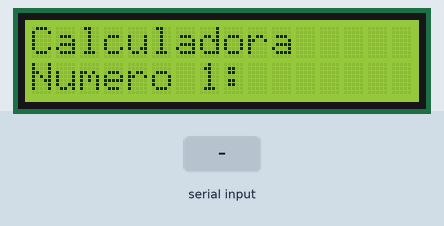
This sketch was run on a simulated Arduino Uno, built with avr-gcc and run on an emulated ATmega328P. Parts: 16×2 character LCD. The inputs (shaded band) are chosen by the test bench.

Above: at 1.2 s.
1.3 s: "1/90/45\n" received over Serial
At 2.1 s:
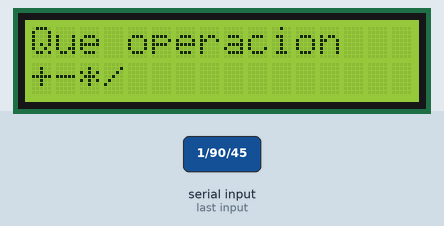
At 3.6 s:
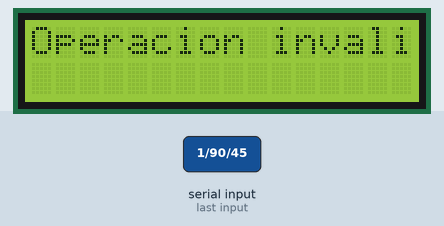
Timing chart, 0 to 5.1 s (numbered marks = the images above; inputs shaded):
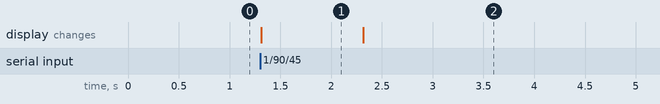

The sketch:

LCD_Calculator.ino
```cpp
#include <LiquidCrystal.h>

int rs = 12;
int e = 11;
int d4 = 5;
int d5 = 4;
int d6 = 3;
int d7 = 2;

float num1;
float num2;
float result;
String operacion;
LiquidCrystal lcd(rs, e, d4, d5, d6, d7);

void setup() {
  Serial.begin(9600);
  lcd.begin(16, 2);
}

void loop() {
  lcd.setCursor(0, 0);
  lcd.print("Calculadora");
  lcd.setCursor(0, 1);
  lcd.print("Numero 1:");
  while (Serial.available() == 0) {}
  num1 = Serial.parseFloat();
  while (Serial.available() > 0) { // Clear any remaining characters in the buffer
    Serial.read();
  }
  lcd.clear();

  lcd.setCursor(0, 0);
  lcd.print("Numero 2:");
  while (Serial.available() == 0) {}
  num2 = Serial.parseFloat();
  while (Serial.available() > 0) { // Clear any remaining characters in the buffer
    Serial.read();
  }
  lcd.clear();

  lcd.setCursor(0, 0);
  lcd.print("Que operacion");
  lcd.setCursor(0, 1);
  lcd.print("+-*/");
  while (Serial.available() == 0) {}
  operacion = Serial.readString();
  operacion.trim();
  lcd.clear();

  if (operacion == "+") {
    result = num1 + num2;
  } else if (operacion == "-") {
    result = num1 - num2;
  } else if (operacion == "*") {
    result = num1 * num2;
  } else if (operacion == "/") {
    if (num2 != 0) {
      result = num1 / num2;
    } else {
      lcd.setCursor(0, 0);
      lcd.print("Error: Div 0");
      delay(5000);
      lcd.clear();
      return;
    }
  } else {
    lcd.setCursor(0, 0);
    lcd.print("Operacion invalida");
    delay(5000);
    lcd.clear();
    return;
  }

  lcd.setCursor(0, 0);
  lcd.print("Operacion:");
  lcd.setCursor(0, 1);
  lcd.print(num1);
  lcd.print(operacion);
  lcd.print(num2);
  lcd.print("=");
  lcd.print(result);
  delay(5000);
  lcd.clear();
}
```

Measured:
- after the input at 1.3 s, the display: changes at once (image 1)
- what the display in image 1 shows lasts 1.0 s, from 1.3 s to 2.3 s
